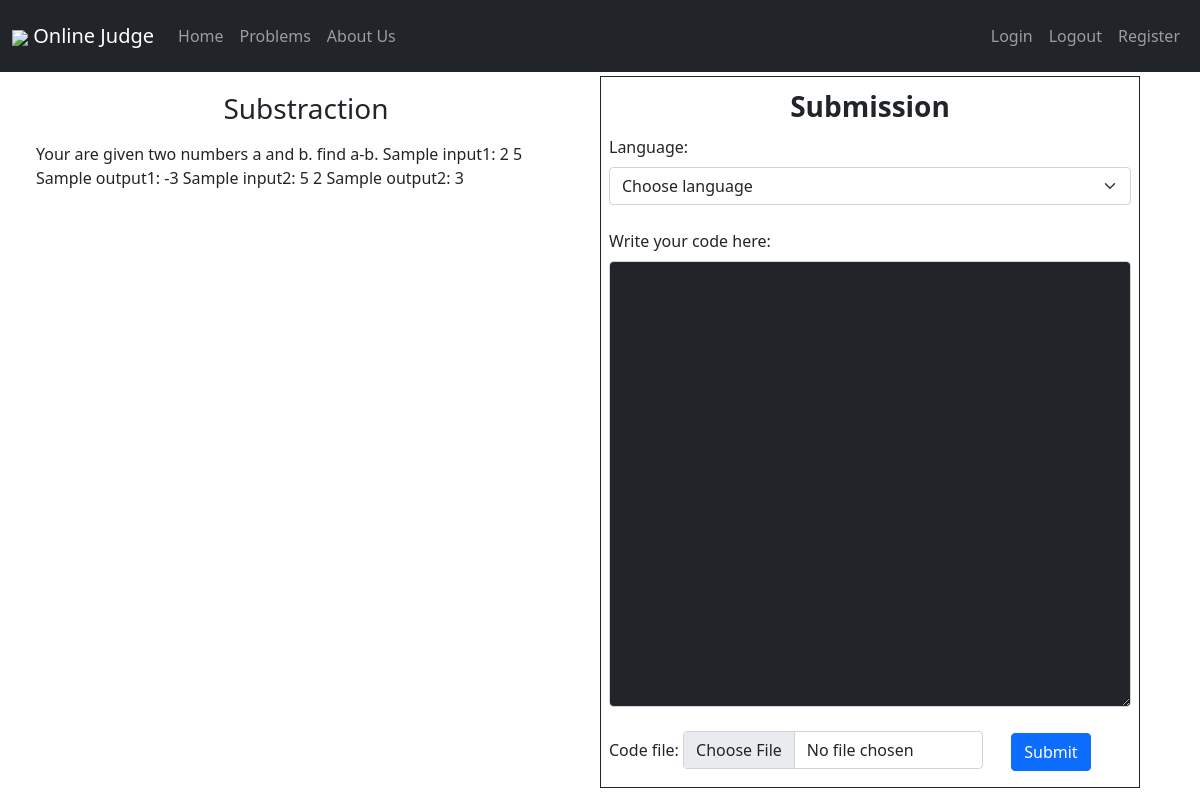
The page /judge/problem/3/ (signed in) on the database its author committed.
### judge/models.py (models this page shows, shortened)
class Problem(models.Model):
    Difficulty_choices = (
    ('difficult' , 'difficult'),
    ('medium' , 'medium'),
    ('easy' , 'easy'),
    )
    problem_name = models.CharField(max_length=50)
    problem_desc = models.TextField()
    problem_difficulty = models.CharField(max_length=10, choices=Difficulty_choices)

### judge/views.py (the view)
# urls.py: path('problem/<int:problem_id>/' , views.problem , name="problem"),
def problem(request , problem_id):
    if request.user.is_authenticated :
        problem = get_object_or_404(Problem , pk=problem_id)
        context = {
            'problem':problem
        }
        return render(request, 'problem.html', context)
    else:
        messages.success(request , "Please login to solve problems!!", extra_tags='alert alert-info')
        return HttpResponseRedirect('/judge/login')

### templates/problem.html (shortened to what this page needs)
{% extends 'base.html' %}
{% block body %}
{% include 'navbar.html' %}
<div class="container-fluid mt-1">
    <div class="container-fluid row">
        <div class="container col-12 col-md-6">
            <h3 class="text-center text-capitalize mt-3">
                {{ problem.problem_name }}
            </h3>
            <p class="mt-3">
                {{problem.problem_desc}}
            </p>
        </div>
        <div class="container col ">
            <form action="{% url 'judge:submit' problem.id %}" method="post" enctype="multipart/form-data">
                <fieldset class="border rounded-lg border-dark p-2">
                    <legend class="fw-bolder fs-3 text-center" style="max-width: 1800px!important;">Submission</legend>
                    <div class="form-group mb-4">
                        <label for="language" class="form-label">Language:</label>
                        <select name="language" class="form-control form-select" id="language" required="required">
                            <option value="">Choose language</option>
                        </select>
                    </div>
                    <div class="form-group mb-4">
                    <label for="textaera" class="form-label">Write your code here:</label>
                    <textarea name="codeEditor" class="form-control bg-dark text-light" id="textaera"
                        data-toggle="tooltip" data-placement="top" title="Write your code" rows="18"></textarea>
                    </div>
                    <div class="form-group mb-2">
                    <label for="language" class="form-label mt-1">Code file:</label>
                    <input type="file" class="form-control d-inline-block" name="codeFile" style="max-width: 300px;">
                    <input type="submit" class="btn btn-primary mx-md-4" name="submit" value="Submit">
                    </div>
                </fieldset>
            </form>
        </div>
    </div>
</div>
{% endblock body %}

### templates/problem.html (style rules this page uses)
legend { max-width: 170px; }

### rows shown on the page
Problem: problem_name "Substraction", problem_desc "Your are given two numbers a and b. find a-b. Sample input1: 2 5 Sample output1: -3 Sample input2: 5 2 Sample output2: 3"
